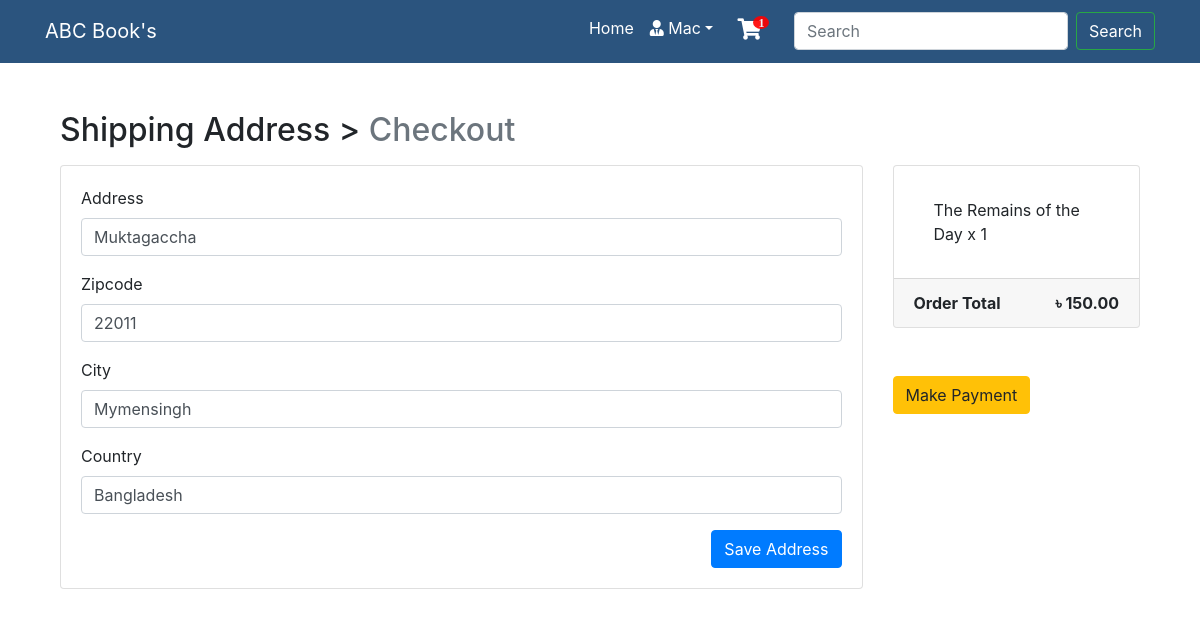
Page /payment/checkout/ (signed in) on the committed database.
### App_Login/models.py (models this page shows, shortened)
class User(AbstractBaseUser,PermissionsMixin):
    email=models.EmailField(unique=True, null=False)
    is_staff=models.BooleanField(gettext_lazy('staff status'),default=False, help_text=gettext_lazy('Designates whether the user can log in this site'))
    is_active=models.BooleanField(gettext_lazy('active'),default=True, help_text=gettext_lazy('Designates whether this user should be treated as active . Unselected this instead of deleting accounts'))
    USERNAME_FIELD='email'
    objects=MyUserManager()

class Profile(models.Model):
    user = models.OneToOneField(User, on_delete=models.CASCADE, related_name='profile')
    username=models.CharField(max_length=264, blank=True)
    full_name=models.CharField(max_length=264, blank=True)
    address=models.TextField(max_length=300, blank=True)
    city=models.CharField(max_length=40, blank=True)
    zipcode=models.CharField(max_length=10, blank=True)
    country=models.CharField(max_length=50, blank=True)
    phone=models.CharField(max_length=20, blank=True)
    date_joined=models.DateField(auto_now_add=True)

### App_payment/models.py (models this page shows)
class BillingAddress(models.Model):
    user = models.ForeignKey(settings.AUTH_USER_MODEL, on_delete=models.CASCADE)
    address = models.CharField(max_length=264, blank=True)
    zipcode = models.CharField(max_length=10, blank=True)
    city = models.CharField(max_length=30, blank=True)
    country = models.CharField(max_length=20, blank=True)
    def __str__(self):
        return f'{self.user.profile.username} billing address'
    def is_fully_filled(self):
        field_names = [f.name for f in self._meta.get_fields()]
        for field_name in field_names:
            value = getattr(self, field_name)
            if value is None or value=='':
                return False
        return True
    class Meta:
        verbose_name_plural = "Billing Addresses"

### App_Order/models.py (models this page shows, shortened)
class Cart(models.Model):
    user = models.ForeignKey(settings.AUTH_USER_MODEL, on_delete=models.CASCADE, related_name="cart")
    item = models.ForeignKey(Product, on_delete=models.CASCADE)
    quantity = models.IntegerField(default=1)
    purchased = models.BooleanField(default=False)
    created = models.DateTimeField(auto_now_add=True)
    updatedd = models.DateTimeField(auto_now=True)
    def get_total(self):
        total = self.item.price * self.quantity
        float_total = format( total, '0.2f')
        return float_total

### App_Shop/models.py (models this page shows, shortened)
class Product(models.Model):
    mainimage = models.ImageField(upload_to='Products')
    name = models.CharField(max_length=264)
    category = models.ForeignKey(Category, on_delete=models.CASCADE, related_name='category', default=True, null=False)
    preview_text = models.TextField(max_length=200, verbose_name='Preview Text')
    preview_text = models.TextField(max_length=1000, verbose_name='Discription')
    price = models.FloatField()
    old_price = models.FloatField(default=0.00)
    created = models.DateTimeField(auto_now_add=True)
    class Meta:
        ordering = ['-created',]

### App_payment/views.py (the view)
# urls.py: path('checkout/', views.checkout, name="checkout"),
@login_required
def checkout(request):
    saved_address = BillingAddress.objects.get_or_create(user=request.user)
    saved_address = saved_address[0]
    print(saved_address)
    form = BillingForm(instance=saved_address)
    if request.method == "POST":
        form = BillingForm(request.POST, instance=saved_address)
        if form.is_valid():
            form.save()
            form = BillingForm(instance=saved_address)
            messages.success(request, f"Shipping Address Saved!")
    order_qs = Order.objects.filter(user=request.user, ordered=False)
    order_items = order_qs[0].orderItems.all()
    order_total = order_qs[0].get_totals()
    return render(request, 'App_Payment/checkout.html', context={"form":form, "order_items":order_items, "order_total":order_total, "saved_address":saved_address})

### App_payment/forms.py
class BillingForm(forms.ModelForm):
    class Meta:
        model = BillingAddress
        fields = ['address', 'zipcode', 'city', 'country']

### App_Order/models.py (called while the page is built)
    def get_totals(self):
        total = 0
        for order_item in self.orderItems.all():
            total+= float(order_item.get_total())
        return total

### App_Order/templatetags/cart_tag.py (called while the page is built)
@register.filter
def cart_total(user):
    order = Order.objects.filter(user=user, ordered=False)
    if order.exists():
        return order[0].orderItems.count()
    else:
        return 0

### templates/App_Payment/checkout.html (shortened to what this page needs)
{% extends 'base.html' %}
{% load crispy_forms_tags %}
{% block body_block %}
<div class="container mt-5">
  <h2 class="mb-3">
    Shipping Address > <span class="text-muted">Checkout</span>
  </h2>
  <div class="row">
    <div class="col-md-9">
      <div class="card mb-5" style="height: auto">
        <div class="card-body">
          <form method="POST">
            {{form|crispy}}
            <button type="submit" class="btn btn-primary float-right">Save Address</button>
          </form>
        </div>
      </div>
    </div>
    <div class="col-md-3">
      <div class="card" style="height:auto">
        <div class="card-body">
          <ul class="list-group list-group-flush">
            {% for order_item in order_items %}
              <li class="list-group-item">{{ order_item.item.name}} x {{order_item.quantity}}</li>
            {% endfor %}
          </ul>
        </div>
        <div class="card-footer">
          <span class="float-left"><b>Order Total</b></span>
          <span class="float-right"><b>&#2547; {{order_total|floatformat:2}}</b></span>
        </div>
      </div>
      <br>
      <br>
      {% if saved_address.is_fully_filled %}
      <a href="{% url 'App_payment:payment' %}" class="btn btn-warning btn-md">Make Payment</a>
      {% else %}
      <div class="alert alert-info">
        <p>Please fill up all the information to make payment.</p>
      </div>
      {% endif %}
    </div>
  </div>
</div>
{% endblock %}

### templates/navbar.html (shortened to what this page needs)
{% load cart_tag %}
<link href="https://use.fontawesome.com/releases/v5.0.1/css/all.css" rel="stylesheet">
<nav class="navbar navbar-light navbar-expand-lg  "  style="background-color: #2B547E;">
  <div class="container">
    <a class="navbar-brand text-white" href="{% url 'App_Shop:home' %}">ABC Book's</a>
    <div class="collapse navbar-collapse" id="navbarNav">
      <ul class="navbar-nav ml-auto">
      {% if request.user.is_authenticated %}
      <li class="nav-item">
        <a class="nav-link text-white" href="{% url 'App_Shop:home' %}"   >Home</a>
      </li>
        <li class="nav-item dropdown">
          <a class="nav-link dropdown-toggle text-white" href="#" id="navbarDropdown" role="button" data-toggle="dropdown" aria-haspopup="true" aria-expanded="false"><i class="fas fa-user-tie"></i> {{request.user.profile.username}}</a>
        </li>
        <li class="nav-item ">
          <a href="{% url 'App_Order:cart' %}" class="nav-link">
              <i class="fa badge fa-lg text-white" value={{ request.user | cart_total }}>&#xf07a;</i>
          </a>
        </li>
        <form class="form-inline " action="{% url 'search' %}" method="POST">
          <input class="form-control mr-sm-2" type="search" placeholder="Search" aria-label="Search" type="text" name="name">
          <input class="btn btn-outline-success my-2 my-sm-0 text-white" type="submit" name="submit" value="Search">
      </form>
      {% endif %}
      </ul>
    </div>
  </div>
</nav>

### templates/base.html (style rules this page uses)
.card { height: 350px; }

### templates/navbar.html (style rules this page uses)
.badge:after { content:attr(value); font-size:12px; color: #fff; background: red; border-radius:50%; padding: 0 5px; position:relative; left:-8px; top:-10px; opacity:0.9; }

### rows in the picture
User: user.profile.username "Mac"
BillingAddress: address "Muktagaccha", zipcode "22011", city "Mymensingh", country "Bangladesh"
Cart: item.name "The Remains of the Day", quantity "1"

### other values in the picture
{{ order_total|floatformat:2 }} "150.00"
